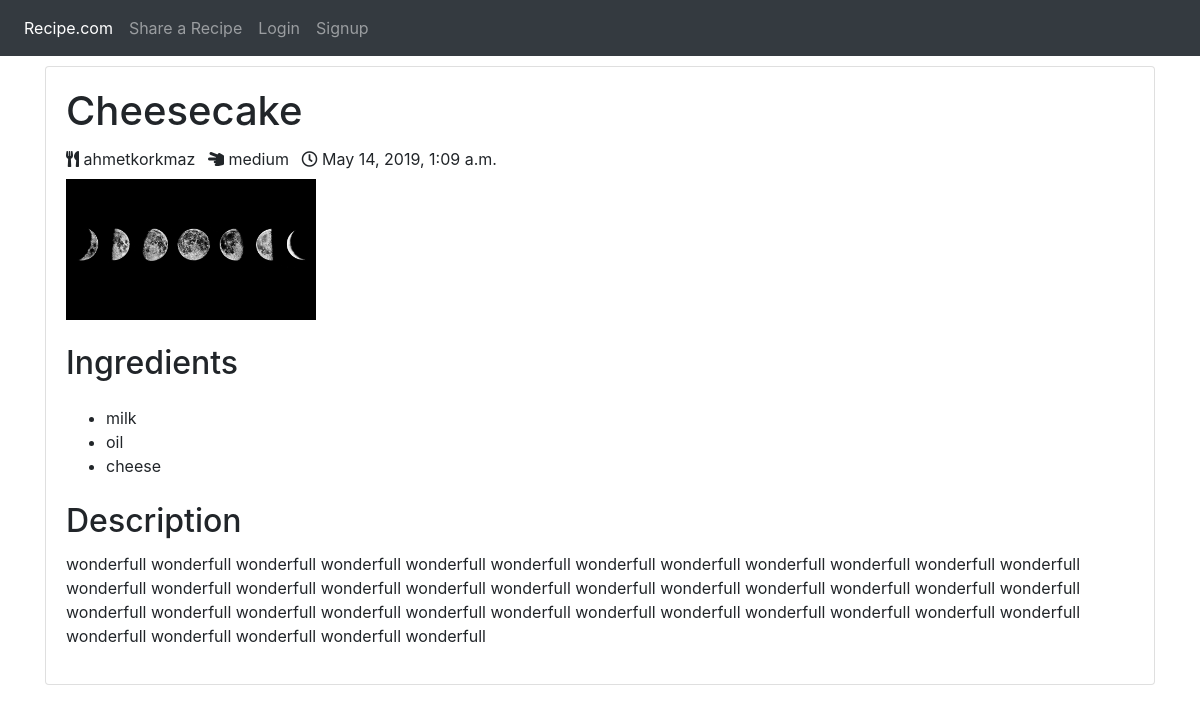
Page /detail/Cheesecake on the committed database.
### recipe/models.py (models this page shows, shortened)
class Recipe(models.Model):
    recipe_user = models.ForeignKey(
        settings.AUTH_USER_MODEL,
        null=True,
        on_delete=models.CASCADE,
    )
    recipe_stage = models.CharField(
        max_length=30,
        choices=RECIPE_STAGE_CHOICES,
    )
    recipe_image = models.ImageField(
        blank=True,
        null=True,
    )
    recipe_name = models.CharField(max_length=30)
    recipe_ingredients = MultiSelectField(choices=RECIPE_INGREDIENTS_CHOICE, blank=True)
    recipe_content = models.CharField(max_length=2000)
    recipe_vote = models.CharField(
        max_length=30,
        choices=RECIPE_VOTE_CHOICES,
        default='0',
    )
    recipe_vote_count = models.CharField(max_length=30, default='0')
    recipe_like = models.CharField(max_length=30, default='0')
    created_date = models.DateTimeField(default=timezone.now)

### recipe/views.py (the view, shortened to what this page needs)
# urls.py: path('detail/<slug:recipe_name>', recipe_views.recipe_detail, name='detail'),
def recipe_detail(request, recipe_name):
    recipe = Recipe.objects.get(recipe_name=recipe_name)
    form = VoteSubmissionForm()
    return render(request, 'detail.html', {
        'recipe': recipe,
        'form': form,
    })

### templates/detail.html (shortened to what this page needs)
{% extends "base.html" %}
{% block content %}
<div class="content">
  <div class="card">
    <div class="card-body">
      <h1 class="card-title">{{ recipe.recipe_name }}</h1>
      <i class="fas fa-utensils"></i>
      <span class="mr-2">{{ recipe.recipe_user }}</span>
      <i class="fas fa-hand-scissors"></i>
      <span class="mr-2">{{ recipe.recipe_stage }}</span>
      <i class="far fa-clock"></i>
      <span>{{ recipe.created_date }}</span>
      <br/>
      <img class="d-block my-2" src="/media/{{ recipe.recipe_image }}" alt="Image">
      <h2 class="card-title mt-4">Ingredients</h2>
      <ul class="my-4">
        {% for ingredient in recipe.recipe_ingredients %}
        <li>{{ ingredient }}</li>
        {% endfor %}
      </ul>
      <h2 class="card-title">Description</h2>
      <p>{{ recipe.recipe_content }}</p>
    </div>
  </div>
</div>
{% endblock %}

### static/layout/styles/base.css (style rules this page uses)
.content { margin-top: 10px; }
img { width: 250px; height: auto; }

### rows in the picture
Recipe: recipe_name "Cheesecake", recipe_user "ahmetkorkmaz", recipe_stage "medium", created_date "May 14, 2019, 1:09 a.m.", recipe_image (picture), recipe_content "wonderfull wonderfull wonderfull wonderfull wonderfull wonderfull wonderfull wonderfull wonderfull wonderfull wonderfull wonderfull wonderfull wonderfull wonderfull wonderfull wonderfull wonderfull wonderfull wonderfull wonderfull wonderfull wonderfull wonderfull wonderfull wonderfull wonderfull wonderfull wonderfull wonderfull wonderfull wonderfull wonderfull wonderfull wonderfull wonderfull wonderfull wonderfull wonderfull wonderfull wonderfull"

### other values in the picture
{{ ingredient }} "milk" "oil" "cheese"
